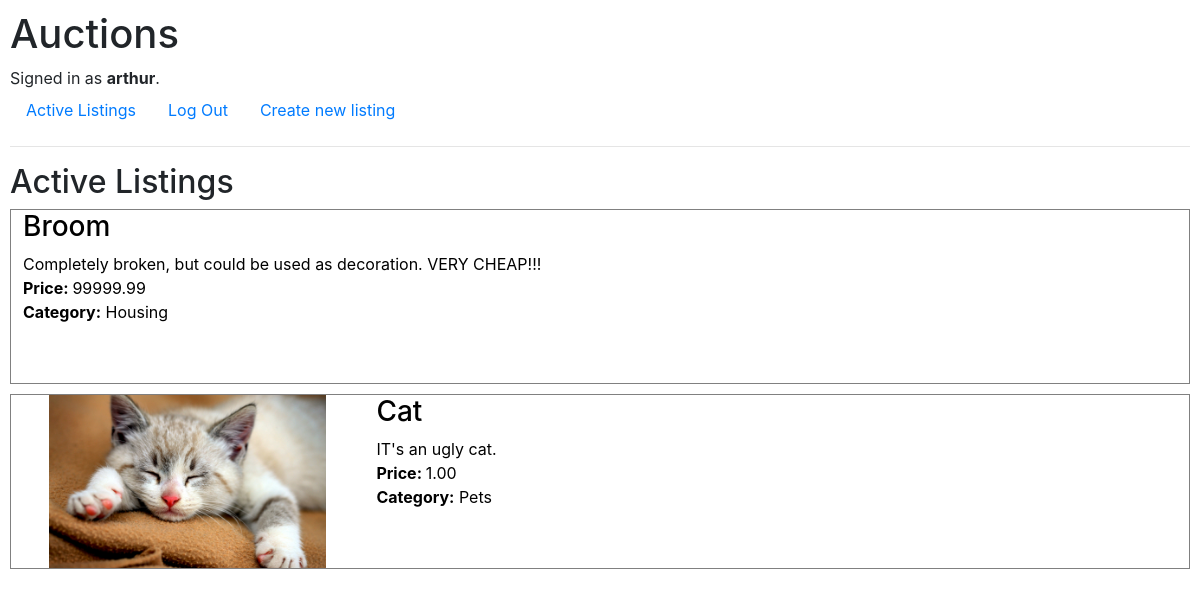
Page / (signed in) on the committed database.
### auctions/models.py (models this page shows)
class User(AbstractUser):
    pass

class Listing(models.Model):
    user = models.ForeignKey(User, on_delete=CASCADE, related_name="owner")
    title = models.CharField(max_length=100)
    description = models.CharField(max_length=1000)
    price = MoneyField(verbose_name="Starting bid in $:", max_digits=14, decimal_places=2, default_currency="USD")
    image = models.ImageField(upload_to="uploads/", verbose_name="Product image", blank=True)
    category = models.CharField(max_length=100, blank=True)

### auctions/views.py (the view)
# urls.py: path("", views.index, name="index"),
def index(request):
    return render(request, "auctions/index.html", {
        "listings": Listing.objects.all()
    })

### auctions/templates/auctions/index.html (shortened to what this page needs)
{% extends "auctions/layout.html" %}
{% block body %}
    <h2>Active Listings </h2>
    <div class="listings-cont">
        {% for listing in listings%}
        <a href={% url "listing" listing.id %} class="listing-cont">
            {% if listing.image%}
                <div class="image-cont">
                    <img src="media/{{listing.image}}" alt="Photograph of product">
                </div>
            {% endif %}
            <div class="text-cont">
                <div class="title-cont">
                    <h3>{{listing.title}}</h3>
                </div>
                <div class="description-cont">
                    {{listing.description}}
                </div>
                <div class="price-cont">
                    <strong> Price: </strong> {{listing.price}}
                </div>
                {%if listing.category != None %}
                    <div class="category-cont">
                        <strong>Category:</strong> {{listing.category}}
                    </div>
            </div>
            {%endif%}
        </a>
        {%empty%}
        <h3>There are currently no active listings</h3>
        {%endfor%}
    </div>
{% endblock %}

### auctions/templates/auctions/layout.html (shortened to what this page needs)
{% load static %}
<!DOCTYPE html>
<html lang="en">
    <head>
        <link rel="stylesheet" href="https://stackpath.bootstrapcdn.com/bootstrap/4.4.1/css/bootstrap.min.css">
        <link href="{% static 'auctions/styles.css' %}" rel="stylesheet">
    </head>
    <body>
        <h1>Auctions</h1>
        <div>
            {% if user.is_authenticated %}
                Signed in as <strong>{{ user.username }}</strong>.
            {% else %}
                Not signed in.
            {% endif %}
        </div>
        <ul class="nav">
            <li class="nav-item">
                <a class="nav-link" href="{% url 'index' %}">Active Listings</a>
            </li>
            {% if user.is_authenticated %}
                <li class="nav-item">
                    <a class="nav-link" href="{% url 'logout' %}">Log Out</a>
                </li>
                <li class="nav-item">
                    <a class="nav-link" href="{% url 'new-listing' %}">Create new listing</a>
                </li>
            {% endif %}
        </ul>
        <hr>
        {% block body %}
        {% endblock %}
    </body>
</html>

### auctions/static/auctions/styles.css (style rules this page uses)
body { padding: 10px; }
.listings-cont .listing-cont { text-decoration: none; color: black; border: 1px solid grey; display: -webkit-box; display: -ms-flexbox; display: flex; -webkit-box-orient: horizontal; -webkit-box-direction: normal; -ms-flex-direction: row; flex-direction: row; height: 175px; margin-bottom: 10px; }
.listings-cont .image-cont { -ms-flex-preferred-size: 30%; flex-basis: 30%; display: -webkit-box; display: -ms-flexbox; display: flex; -webkit-box-orient: horizontal; -webkit-box-direction: normal; -ms-flex-direction: row; flex-direction: row; -webkit-box-pack: center; -ms-flex-pack: center; justify-content: center; -webkit-box-flex: 1; -ms-flex-positive: 1; flex-grow: 1; }
.listings-cont .image-cont img { max-width: 100%; max-height: 100%; width: auto; height: auto; }
.listings-cont .text-cont { -ms-flex-preferred-size: 70%; flex-basis: 70%; padding-left: 1vw; -webkit-box-flex: 1; -ms-flex-positive: 1; flex-grow: 1; }

### rows in the picture
User: username "arthur"
Listing: title "Broom", description "Completely broken, but could be used as decoration. VERY CHEAP!!!", price "99999.99", category "Housing"
Listing: image (picture), title "Cat", description "IT's an ugly cat.", price "1.00", category "Pets"
